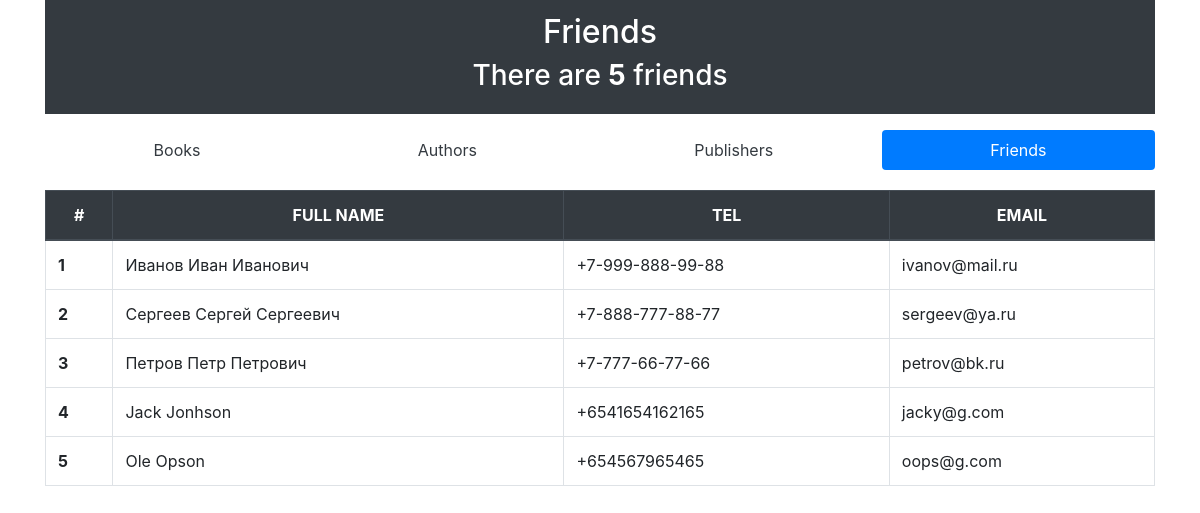
/friend/, run on the app's committed database.
### p_library/models.py (models this page shows)
class Friend(models.Model):
    full_name = models.TextField()
    phone = models.CharField(max_length=20)
    email = models.EmailField()
    def __str__(self):
        return self.full_name

### p_library/views.py (the view)
# urls.py: path('friend/', friends_list, name='friends')
def friends_list(request):
    template = loader.get_template('friends.html')
    friends = Friend.objects.all()
    friends_data = {
        'friends': friends,
    }
    return HttpResponse(template.render(friends_data, request))

### p_library/templates/friends.html (shortened to what this page needs)
<!DOCTYPE html>
<html lang="en">
    <head>
        <link rel="stylesheet" href="https://cdn.jsdelivr.net/npm/bootstrap@4.5.3/dist/css/bootstrap.min.css">
    </head>
    <body>
        <div class="container">
            <div class="alert bg-dark text-white text-center rounded-0" role="alert">
                <h2 class="alert-heading">Friends</span><br></h2>
                <h3>There are <strong>{{ friends|length }}</strong> friends</h3>
            </div>
            <ul class="nav nav-pills nav-fill">
                <li class="nav-item">
                    <a class="nav-link text-dark" href="/">Books</a>
                </li>
                <li class="nav-item">
                    <a class="nav-link text-dark" href="/author/">Authors</a>
                </li>
                <li class="nav-item">
                    <a class="nav-link text-dark" href="/publishers/">Publishers</a>
                </li>
                <li class="nav-item">
                    <a class="nav-link active" href="/friend/">Friends</a>
                </li>
            </ul>
            <table class="table table-hover table-bordered" style="margin-top: 20px;">
                <thead class="thead-dark">
                    <tr>
                        <th scope="col" class="text-center">#</th>
                        <th scope="col" class="text-center">FULL NAME</th>
                        <th scope="col" class="text-center">TEL</th>
                        <th scope="col" class="text-center">EMAIL</th>
                    </tr>
                </thead>
                <tbody>
                    {% for friend in friends %}
                        <tr>
                            <th scope="row">{{ forloop.counter }}</th>
                            <td>{{ friend }}</td>
                            <td>{{ friend.phone }}</td>
                            <td>{{ friend.email }}</td>
                        </tr>
                    {% endfor %}
                </tbody>
            </table>
        </div>
    </body>
</html>

### data on the page
Friend: full_name "Иванов Иван Иванович", phone "+7-999-888-99-88", email "ivanov@mail.ru"
Friend: full_name "Сергеев Сергей Сергеевич", phone "+7-888-777-88-77", email "sergeev@ya.ru"
Friend: full_name "Петров Петр Петрович", phone "+7-777-66-77-66", email "petrov@bk.ru"
Friend: full_name "Jack Jonhson", phone "+6541654162165", email "jacky@g.com"
Friend: full_name "Ole Opson", phone "+654567965465", email "oops@g.com"

### other printed values
{{ friends|length }} "5"
